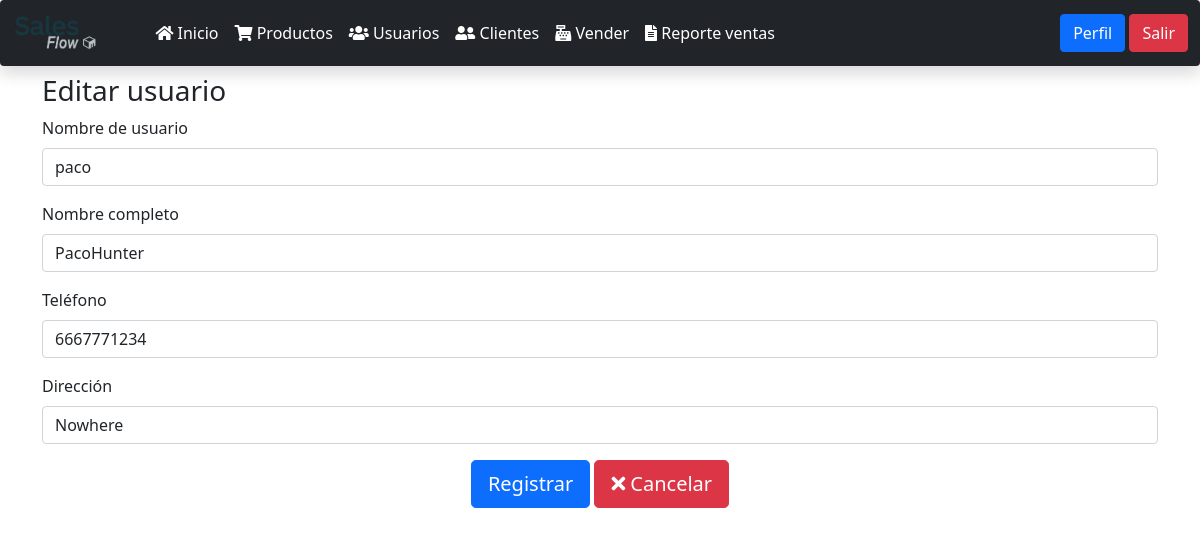
/editar_usuario.php?id=1, run on an earlier commit of the app's database.
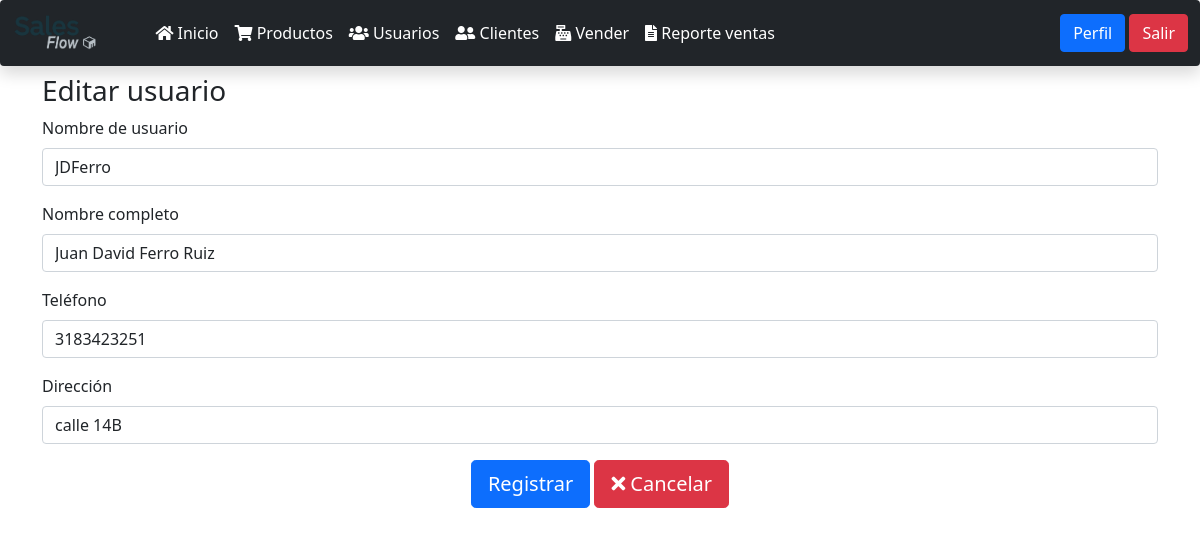
And on a later commit of the database.
### tables this page shows
CREATE TABLE IF NOT EXISTS usuarios(
    id BIGINT UNSIGNED NOT NULL AUTO_INCREMENT PRIMARY KEY,
    usuario VARCHAR(50) NOT NULL,
    nombre VARCHAR(255) NOT NULL,
    telefono VARCHAR(25) NOT NULL,
    direccion VARCHAR(255) NOT NULL,
    password VARCHAR(255) NOT NULL
);

### funciones.php (called while the page is built, shortened)
<?php
function obtenerUsuarioPorId($id){
    $sentencia = "SELECT id, usuario, nombre, telefono, direccion FROM usuarios WHERE id = ?";
    return select($sentencia, [$id])[0];
}
function select($sentencia, $parametros = []){
    $bd = conectarBaseDatos();
    $respuesta = $bd->prepare($sentencia);
    $respuesta->execute($parametros);
    return $respuesta->fetchAll();
}
function conectarBaseDatos() {
    $host = getenv('DB_HOST') ?: 'mysql';
    $db   = getenv('DB_DATABASE') ?: 'ventas_php';
    $user = getenv('DB_USERNAME') ?: 'root';
    $pass = getenv('DB_PASSWORD') ?: '12345';
    $charset = 'utf8mb4';
    $options = [
        \PDO::ATTR_ERRMODE            => \PDO::ERRMODE_EXCEPTION,
        \PDO::ATTR_DEFAULT_FETCH_MODE => \PDO::FETCH_OBJ,
        \PDO::ATTR_EMULATE_PREPARES   => false,
    ];
    $dsn = "mysql:host=$host;dbname=$db;charset=$charset";
    try {
         $pdo = new \PDO($dsn, $user, $pass, $options);
         return $pdo;
    } catch (\PDOException $e) {
         throw new \PDOException($e->getMessage(), (int)$e->getCode());
    }
}

### editar_usuario.php (the view, shortened to what this page needs)
<?php
include_once "encabezado.php";
include_once "navbar.php";
$id = $_GET['id'];
include_once "funciones.php";
$usuario = obtenerUsuarioPorId($id);
?>
<div class="container">
    <h3>Editar usuario</h3>
    <form method="post">
        <div class="mb-3">
            <label for="usuario" class="form-label">Nombre de usuario</label>
            <input type="text" name="usuario" class="form-control" value="<?php echo $usuario->usuario;?>" id="usuario" placeholder="Escribe el nombre de usuario. Ej. Paco">
        </div>
        <div class="mb-3">
            <label for="nombre" class="form-label">Nombre completo</label>
            <input type="text" name="nombre" class="form-control" value="<?php echo $usuario->nombre;?>" id="nombre" placeholder="Escribe el nombre completo del usuario">
        </div>
        <div class="mb-3">
            <label for="telefono" class="form-label">Teléfono</label>
            <input type="text" name="telefono" class="form-control" value="<?php echo $usuario->telefono;?>" id="telefono" placeholder="Ej. 2111568974">
        </div>
        <div class="mb-3">
            <label for="direccion" class="form-label">Dirección</label>
            <input type="text" name="direccion" class="form-control" value="<?php echo $usuario->direccion;?>" id="direccion" placeholder="Ej. Av Collar 1005 Col Las Cruces">
        </div>
        <div class="text-center mt-3">
            <input type="submit" name="registrar" value="Registrar" class="btn btn-primary btn-lg">
            <a href="usuarios.php" class="btn btn-danger btn-lg">
                <i class="fa fa-times"></i>
                Cancelar
            </a>
        </div>
    </form>
</div>

### encabezado.php (shortened to what this page needs)
<!DOCTYPE html>
<html lang="en">
<head>
    <link rel="stylesheet" href="bootstrap/bootstrap.min.css">
    <link rel="stylesheet" href="bootstrap/all.min.css">
</head>
<body>
</body>
</html>

### navbar.php (shortened to what this page needs)
<nav class="navbar navbar-expand-lg navbar-dark bg-dark mb-2 shadow rounded">
  <div class="container-fluid">
    <a class="navbar-brand me-5" href="#" style="display: flex; align-items: center;">
      <img src="logosales.png" alt="smart shopping Logo" style="height: 40px; width: auto; max-width: 600px; object-fit: contain;">
    </a>
    <div class="collapse navbar-collapse" id="navbarSupportedContent">
      <ul class="navbar-nav me-auto mb-2 mb-lg-0">
        <li class="nav-item">
          <a class="nav-link active " href="index.php">
            <i class="fa fa-home"></i> Inicio
          </a>
        </li>
        <li class="nav-item">
          <a class="nav-link active" href="productos.php">
            <i class="fa fa-shopping-cart"></i> Productos
          </a>
        </li>
        <li class="nav-item">
          <a class="nav-link active" href="usuarios.php">
            <i class="fa fa-users"></i> Usuarios
          </a>
        </li>
        <li class="nav-item">
          <a class="nav-link active" href="clientes.php">
            <i class="fa fa-user-friends"></i> Clientes
          </a>
        </li>
        <li class="nav-item">
          <a class="nav-link active" href="vender.php">
            <i class="fa fa-cash-register"></i> Vender
          </a>
        </li>
        <li class="nav-item">
          <a class="nav-link active" href="reporte_ventas.php">
            <i class="fa fa-file-alt"></i> Reporte ventas
          </a>
        </li>
      </ul>
      <ul class="navbar-nav">
        <li class="nav-item">
          <a href="perfil.php" class="btn btn-primary">Perfil</a>
        </li>
        <li class="nav-item">
          <a href="cerrar_sesion.php" class="btn btn-danger">Salir</a>
        </li>
      </ul>
    </div>
  </div>
</nav>

What changed in the data, as far as the page shows it:
changed usuarios: usuario "paco" → "JDFerro"; nombre "PacoHunter" → "Juan David Ferro Ruiz"; telefono "6667771234" → "3183423251"; direccion "Nowhere" → "calle 14B"
